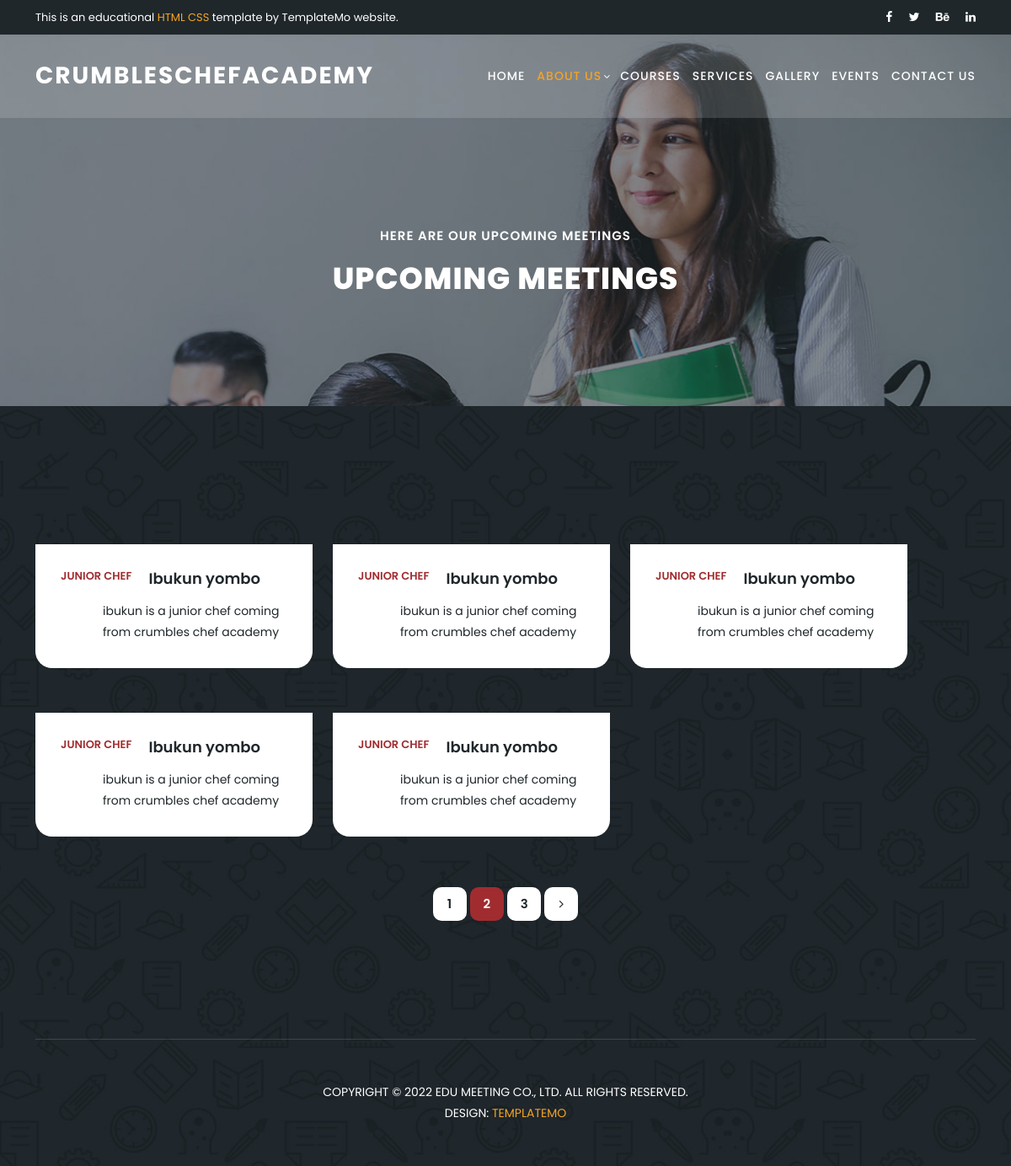
/Chefs.php, run on the app's committed database.
### tables this page shows
CREATE TABLE IF NOT EXISTS `team` (
  `name` varchar(200) NOT NULL,
  `title` varchar(200) NOT NULL,
  `description` varchar(200) NOT NULL,
  `twitter` varchar(200) DEFAULT NULL,
  `instagram` varchar(200) DEFAULT NULL,
  `facebook` varchar(200) DEFAULT NULL,
  `linkedin` varchar(100) DEFAULT NULL,
  `youtube` varchar(200) DEFAULT NULL,
  `image` varchar(200) NOT NULL,
  `id` int NOT NULL AUTO_INCREMENT,
  `date_added` timestamp NOT NULL DEFAULT CURRENT_TIMESTAMP,
  PRIMARY KEY (`id`)
);

### class.admin.php (called while the page is built, shortened)
<?php
class Admin
{
    private $con;
    public function __construct()
    {
        $database = new Database();
        $db = $database->getConnection();
        $this->con = $db;
    }
    public function runQuery($sql)
    {
        $query = $this->con->prepare($sql);
        return $query;
    }
}

### Chefs.php (the view, shortened to what this page needs)
<?php
require "class.admin.php";
$admin = new Admin();
$stmt = $admin->runQuery("SELECT * from team order by date_added ASC");
$stmt->execute();
$row = $stmt->fetchAll(PDO::FETCH_ASSOC);
?>
<!DOCTYPE html>
<html lang="en">
  <head>
    <link href="vendor/bootstrap/css/bootstrap.min.css" rel="stylesheet">
    <link rel="stylesheet" href="assets/css/fontawesome.css">
    <link rel="stylesheet" href="assets/css/templatemo-edu-meeting.css">
    <link rel="stylesheet" href="assets/css/owl.css">
    <link rel="stylesheet" href="assets/css/lightbox.css">
  </head>
<body>
  <div class="sub-header">
    <div class="container">
      <div class="row">
        <div class="col-lg-8 col-sm-8">
          <div class="left-content">
            <p>This is an educational <em>HTML CSS</em> template by TemplateMo website.</p>
          </div>
        </div>
        <div class="col-lg-4 col-sm-4">
          <div class="right-icons">
            <ul>
              <li><a href="#"><i class="fa fa-facebook"></i></a></li>
              <li><a href="#"><i class="fa fa-twitter"></i></a></li>
              <li><a href="#"><i class="fa fa-behance"></i></a></li>
              <li><a href="#"><i class="fa fa-linkedin"></i></a></li>
            </ul>
          </div>
        </div>
      </div>
    </div>
  </div>
  <header class="header-area header-sticky">
      <div class="container">
          <div class="row">
              <div class="col-12">
                  <nav class="main-nav">
                      <a href="index.php" class="logo">
                          CrumblesChefAcademy
                      </a>
                      <ul class="nav">
                          <li class="scroll-to-section"><a href="index.php" >Home</a></li>
                          <li class="has-sub">
                              <a href="javascript:void(0)" class="active">About Us</a>
                          </li>
                          <li><a href="meetings.html" >Courses</a></li>
                          <li class="scroll-to-section"><a href="#apply">Services</a></li>
                          <li class="scroll-to-section"><a href="#courses">Gallery</a></li>
                          <li class="scroll-to-section"><a href="#courses">Events</a></li>
                          <li class="scroll-to-section"><a href="#contact">Contact Us</a></li>
                      </ul>
                  </nav>
              </div>
          </div>
      </div>
  </header>
<section class="heading-page header-text" id="top">
    <div class="container">
      <div class="row">
        <div class="col-lg-12">
          <h6>Here are our upcoming meetings</h6>
          <h2>Upcoming Meetings</h2>
        </div>
      </div>
    </div>
  </section>
  <section class="meetings-page" id="meetings">
    <div class="container">
      <div class="row">
        <div class="col-lg-12">
          <div class="row">
            <div class="col-lg-12">
                <div class="col-lg-12">
                <div class="row grid">
                <?php foreach($row as $rows){?>
                <div class="col-lg-4 templatemo-item-col all att soon">
                  <div class="meeting-item">
                    <div class="thumb">
                    </div>
                    <div class="down-content">
                      <div class="date">
                        <h6><?php echo $rows['title']?></h6>
                      </div>
                      <a href="meeting-details.html"><h4><?php echo $rows['name']?></h4></a>
                      <p><?php echo $rows['description']?></p>
                    </div>
                  </div>
                </div>
                <?php } ?>
              </div>
            </div>
            <div class="col-lg-12">
              <div class="pagination">
                <ul>
                  <li><a href="#">1</a></li>
                  <li class="active"><a href="#">2</a></li>
                  <li><a href="#">3</a></li>
                  <li><a href="#"><i class="fa fa-angle-right"></i></a></li>
                </ul>
              </div>
            </div>
          </div>
        </div>
      </div>
    </div>
    <div class="footer">
      <p>Copyright © 2022 Edu Meeting Co., Ltd. All Rights Reserved.
          <br>Design: <a href="https://templatemo.com/page/1" target="_parent" title="website templates">TemplateMo</a></p>
    </div>
  </section>
</body>
  </body>
</html>

### data on the page
team: title "JUNIOR CHEF", name "Ibukun yombo", description "ibukun is a junior chef coming from crumbles chef academy"
team: title "JUNIOR CHEF", name "Ibukun yombo", description "ibukun is a junior chef coming from crumbles chef academy"
team: title "JUNIOR CHEF", name "Ibukun yombo", description "ibukun is a junior chef coming from crumbles chef academy"
team: title "JUNIOR CHEF", name "Ibukun yombo", description "ibukun is a junior chef coming from crumbles chef academy"
team: title "JUNIOR CHEF", name "Ibukun yombo", description "ibukun is a junior chef coming from crumbles chef academy"
